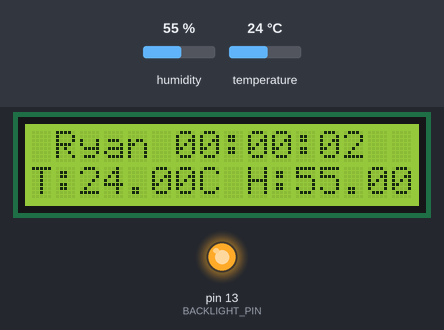
Recording of a sketch running on a simulated Arduino Uno, built with avr-gcc and run on an emulated ATmega328P. Parts: 16×2 character LCD, output pins drawn as LEDs (lit = HIGH). The inputs (shaded band) are chosen by the test bench; at power-on: temperature 24 °C, humidity 55 %. What the sketch prints to the serial monitor is not drawn.

Above: at 2.7 s.
2.8 s: temperature set to 11 °C
At 5.5 s:
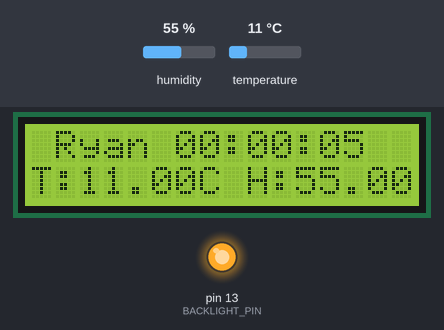
6.5 s: temperature set to 8 °C
At 9.6 s:
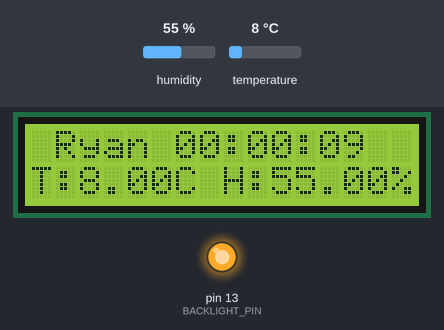
12.2 s: humidity set to 22 %
At 14.8 s:
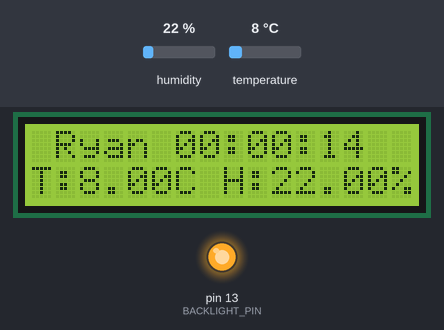
16.5 s: humidity set to 40 %
At 18.8 s:
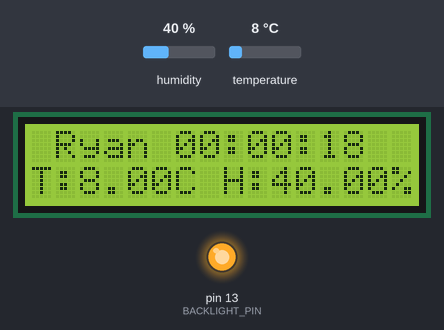
Timing chart, 0 to 20.3 s (numbered marks = the images above; inputs shaded):
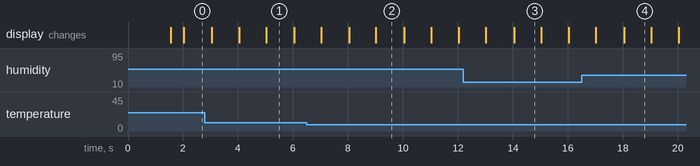

Measured:
- the behaviour switches between 10 and 9 °C on temperature (found by bisection; images 1 and 2)
- after the input at 6.5 s, the display: first differs from a run without the input after 1.5 s (image 2 shows a later state)
- what the display in image 1 shows lasts 1.0 s, from 5.0 s to 6.0 s

The sketch:

thermohygrometer.ino
```cpp
#include <TimeLib.h>

//LCD
#include <Wire.h>
#include <LiquidCrystal_I2C.h>

//DHT11
#include <Adafruit_Sensor.h>
#include <DHT.h>
#include <DHT_U.h>

//LCD
#define BACKLIGHT_PIN     13
//LiquidCrystal_I2C lcd(0x38);  // Set the LCD I2C address
//LiquidCrystal_I2C lcd(0x38, BACKLIGHT_PIN, POSITIVE);  // Set the LCD I2C address
LiquidCrystal_I2C lcd(0x27, 2, 1, 0, 4, 5, 6, 7, 3, POSITIVE);

//DHT11
#define DHTTYPE    DHT11     // DHT 11
#define DHTPIN 2     // Digital pin connected to the DHT sensor
DHT_Unified dht(DHTPIN, DHTTYPE);

// Creat a set of new characters
const uint8_t charBitmap[][8] = {
  { 0xc, 0x12, 0x12, 0xc, 0, 0, 0, 0 },
  { 0x6, 0x9, 0x9, 0x6, 0, 0, 0, 0 },
  { 0x0, 0x6, 0x9, 0x9, 0x6, 0, 0, 0x0 },
  { 0x0, 0xc, 0x12, 0x12, 0xc, 0, 0, 0x0 },
  { 0x0, 0x0, 0xc, 0x12, 0x12, 0xc, 0, 0x0 },
  { 0x0, 0x0, 0x6, 0x9, 0x9, 0x6, 0, 0x0 },
  { 0x0, 0x0, 0x0, 0x6, 0x9, 0x9, 0x6, 0x0 },
  { 0x0, 0x0, 0x0, 0xc, 0x12, 0x12, 0xc, 0x0 }

};

uint32_t delayMS;

typedef enum __lcd_stage {
  lcd_stage_clear,
  lcd_stage_info,
  lcd_stage_dht,
  lcd_stage_dht_1,
  lcd_stage_dht_2,
  lcd_stage_dht_3,
  lcd_stage_dht_4,
  lcd_stage_dht_5,
  lcd_stage_dht_6,
  lcd_stage_dht_7,
  lcd_stage_dht_8,
  lcd_stage_dht_9,
  lcd_stage_max,
} _lcd_stage;

typedef struct _lcd_msg {
  float temperature;
  float humidity;
  bool dht_det_status;
  unsigned int det_times;
  u8 lcd_stage;
  bool lcd_clear;
} lcd_msg;

typedef struct _time_profile_ {
  u32 current_sample_time;
  u32 last_sample_time;
  u8 hours;
  u8 mins;
  u8 secs;
} _time_profile;

lcd_msg lcd_show_msg;
_time_profile time_profile;

void init_lcd()
{
  //LCD
  int charBitmapSize = (sizeof(charBitmap ) / sizeof (charBitmap[0]));

  // Switch on the backlight
  pinMode ( BACKLIGHT_PIN, OUTPUT );
  digitalWrite ( BACKLIGHT_PIN, HIGH );

  lcd.begin(16, 2);              // initialize the lcd

  for ( int i = 0; i < charBitmapSize; i++ )
  {
    lcd.createChar ( i, (uint8_t *)charBitmap[i] );
  }

  lcd.home ();                   // go home
  lcd.print("Hello,ARDUINO");
  lcd.setCursor ( 0, 1 );        // go to the next line
  lcd.print ("DEMO...........");
  delay ( 1000 );
}

void init_dht()
{
  //DHT11
  // Initialize device.
  dht.begin();
  Serial.println(F("DHTxx Unified Sensor Example"));
  // Print temper ature sensor details.
  sensor_t sensor;
  dht.temperature().getSensor(&sensor);
  Serial.println(F("------------------------------------"));
  Serial.println(F("Temperature Sensor"));
  Serial.print  (F("Sensor Type: ")); Serial.println(sensor.name);
  Serial.print  (F("Driver Ver:  ")); Serial.println(sensor.version);
  Serial.print  (F("Unique ID:   ")); Serial.println(sensor.sensor_id);
  Serial.print  (F("Max Value:   ")); Serial.print(sensor.max_value); Serial.println(F("°C"));
  Serial.print  (F("Min Value:   ")); Serial.print(sensor.min_value); Serial.println(F("°C"));
  Serial.print  (F("Resolution:  ")); Serial.print(sensor.resolution); Serial.println(F("°C"));
  Serial.println(F("------------------------------------"));
  // Print humidity sensor details.
  dht.humidity().getSensor(&sensor);
  Serial.println(F("Humidity Sensor"));
  Serial.print  (F("Sensor Type: ")); Serial.println(sensor.name);
  Serial.print  (F("Driver Ver:  ")); Serial.println(sensor.version);
  Serial.print  (F("Unique ID:   ")); Serial.println(sensor.sensor_id);
  Serial.print  (F("Max Value:   ")); Serial.print(sensor.max_value); Serial.println(F("%"));
  Serial.print  (F("Min Value:   ")); Serial.print(sensor.min_value); Serial.println(F("%"));
  Serial.print  (F("Resolution:  ")); Serial.print(sensor.resolution); Serial.println(F("%"));
  Serial.println(F("------------------------------------"));
  // Set delay between sensor readings based on sensor details.
  delayMS = sensor.min_delay / 1000;
}
void setup()
{
  Serial.begin(9600);
  memset(&lcd_show_msg, 0, sizeof(lcd_msg));
  memset(&time_profile, 0, sizeof(_time_profile));
  init_lcd();
  init_dht();
}

void show_time_in_lcd(u8 s_cursor_1, u8 s_cursor_2, lcd_msg* lcd_show_msg, _time_profile* t_profile)
{
  String str_time = "";

  if (t_profile->hours < 10)
    str_time += "0";

  str_time += t_profile->hours;
  str_time += ":";

  if (t_profile->mins < 10)
    str_time += "0";

  str_time += t_profile->mins;
  str_time += ":";

  if (t_profile->secs < 10)
    str_time += "0";

  str_time += t_profile->secs;

  lcd.setCursor(s_cursor_1, s_cursor_2);
  lcd.print(str_time);
}

void show_in_lcd(lcd_msg* lcd_show_msg, _time_profile* t_profile)
{
  //Serial.print("lcd_stage:" + String(lcd_show_msg->lcd_stage) + "\n");
  switch (lcd_show_msg->lcd_stage) {
    case lcd_stage_clear:
      lcd.clear();
    case lcd_stage_info:
    case lcd_stage_dht:
    case lcd_stage_dht_1:
    case lcd_stage_dht_2:
    case lcd_stage_dht_3:
    case lcd_stage_dht_4:
    case lcd_stage_dht_5:
    case lcd_stage_dht_6:
    case lcd_stage_dht_7:
    case lcd_stage_dht_8:
    case lcd_stage_dht_9:
      lcd.setCursor(1, 0);
      lcd.print("Ryan");
      show_time_in_lcd(6, 0, lcd_show_msg, t_profile);
      lcd.setCursor(0, 1);
      lcd.print("T:" + String(lcd_show_msg->temperature) + "C " +
                "H:" + String(lcd_show_msg->humidity) + "%");
      break;
    default:
      lcd.setCursor(0, 0);
      lcd.print("ERROR");
      //go to the next line
      lcd.setCursor(0, 1);
      lcd.print("ERROR");
      break;
  }
}

bool detect_temperature_humidity(float* temperture, float* humidity)
{
  sensors_event_t temp_event;
  sensors_event_t humi_event;
  dht.temperature().getEvent(&temp_event);
  dht.humidity().getEvent(&humi_event);

  if (isnan(temp_event.temperature) || isnan(humi_event.relative_humidity)) {
    Serial.println(F("Reading temperature or humidity failed!"));
    return false;
  }
#if 0//def DBG_TEMP_HUMI
  Serial.print(F("Temperature: "));
  Serial.print(temp_event.temperature);
  Serial.println(F("°C"));
  Serial.print(F("Humidity: "));
  Serial.print(humi_event.relative_humidity);
  Serial.println(F("%"));
#endif

  *temperture = temp_event.temperature;
  *humidity = humi_event.relative_humidity;
  return true;
}

void get_time(_time_profile* t_profile)
{
  time_t t = now();
  t_profile->hours = hour(t);
  t_profile->mins = minute(t);
  t_profile->secs = second(t);
}

void loop()
{
  //DHT11
  // Delay between measurements.
  lcd_show_msg.dht_det_status = detect_temperature_humidity(&lcd_show_msg.temperature, &lcd_show_msg.humidity);

  while (1) {
    time_profile.current_sample_time = now();
    if (time_profile.current_sample_time - time_profile.last_sample_time >= 2) {
      lcd_show_msg.dht_det_status = detect_temperature_humidity(&lcd_show_msg.temperature, &lcd_show_msg.humidity);
      time_profile.last_sample_time = time_profile.current_sample_time;
    }

    if (!lcd_show_msg.dht_det_status) {
      lcd_show_msg.temperature = 8888;
      lcd_show_msg.humidity = 8888;
    }

    get_time(&time_profile);
    show_in_lcd(&lcd_show_msg, &time_profile);

    lcd_show_msg.lcd_stage = lcd_show_msg.lcd_stage + 1;
    if (lcd_show_msg.lcd_stage >= lcd_stage_max) {
      lcd_show_msg.lcd_stage = lcd_stage_info;
    }

    //delay(1000);
  }
}
```
